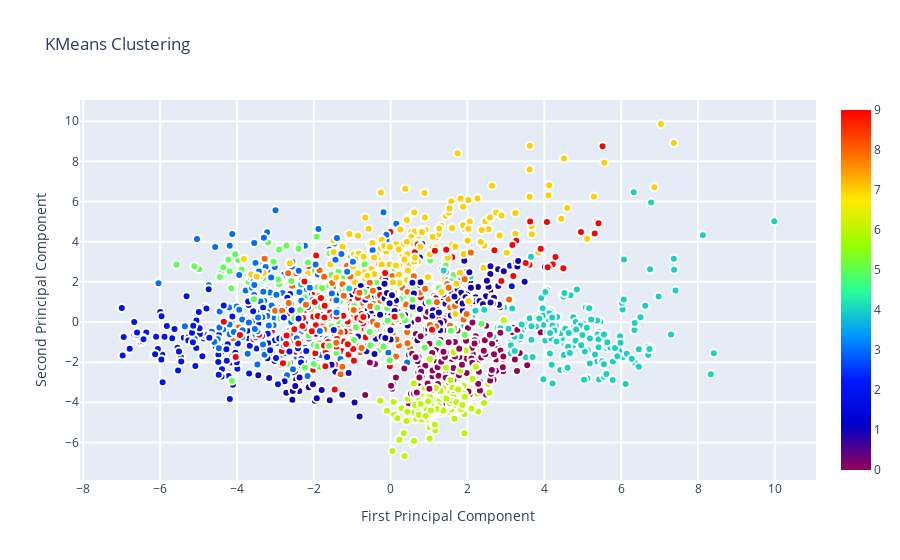

This figure's notebook cell:
### Code cell
from sklearn.cluster import KMeans

kmeans = KMeans(n_clusters=10, random_state=0).fit(X_reduced)

kmeans_8 = kmeans.labels_

kmeans = KMeans(n_clusters=10)
# Compute cluster centers and predict cluster indices
kmeans_9 = kmeans.fit_predict(X_reduced)

data = [
    go.Scatter(
        x= X_reduced[:, 0], 
        y= X_reduced[:, 1], 
        mode="markers",
        showlegend=False,
        marker=dict(
            size=8,
            color = labels,
            colorscale = 'Rainbow',
            showscale=True, 
            line = dict(
                width = 2,
                color = 'rgb(255, 255, 255)'
            )))]

layout = go.Layout(
    title= 'KMeans Clustering',
    hovermode= 'closest',
    xaxis= dict(
         title= 'First Principal Component',
        ticklen= 8,
        zeroline= False,
        gridwidth= 2,
    ),
    yaxis=dict(
        title= 'Second Principal Component',
        ticklen= 8,
        gridwidth= 2,
    ),
    showlegend= True
)

fig = dict(data = data, layout = layout)
py.iplot(fig, filename="kmeans_plot")

### Figure 1 — Plotly figure (JSON) as saved in the notebook; plotly's stock layout.template omitted (floating-point values rounded to 4 significant figures; data arrays with more than 128 entries replaced by an {"elided": "..."} marker saying what was removed)
{"data": [{"marker": {"color": {"elided": "1797 int values"}, "colorscale": [[0, "rgb(150,0,90)"], [0.125, "rgb(0,0,200)"], [0.25, "rgb(0,25,255)"], [0.375, "rgb(0,152,255)"], [0.5, "rgb(44,255,150)"], [0.625, "rgb(151,255,0)"], [0.75, "rgb(255,234,0)"], [0.875, "rgb(255,111,0)"], [1, "rgb(255,0,0)"]], "line": {"color": "rgb(255, 255, 255)", "width": 2}, "showscale": true, "size": 8}, "mode": "markers", "showlegend": false, "type": "scatter", "x": {"elided": "1797 float values"}, "y": {"elided": "1797 float values"}}], "layout": {"hovermode": "closest", "showlegend": true, "title": {"text": "KMeans Clustering"}, "xaxis": {"gridwidth": 2, "ticklen": 8, "title": {"text": "First Principal Component"}, "zeroline": false}, "yaxis": {"gridwidth": 2, "ticklen": 8, "title": {"text": "Second Principal Component"}}}}
